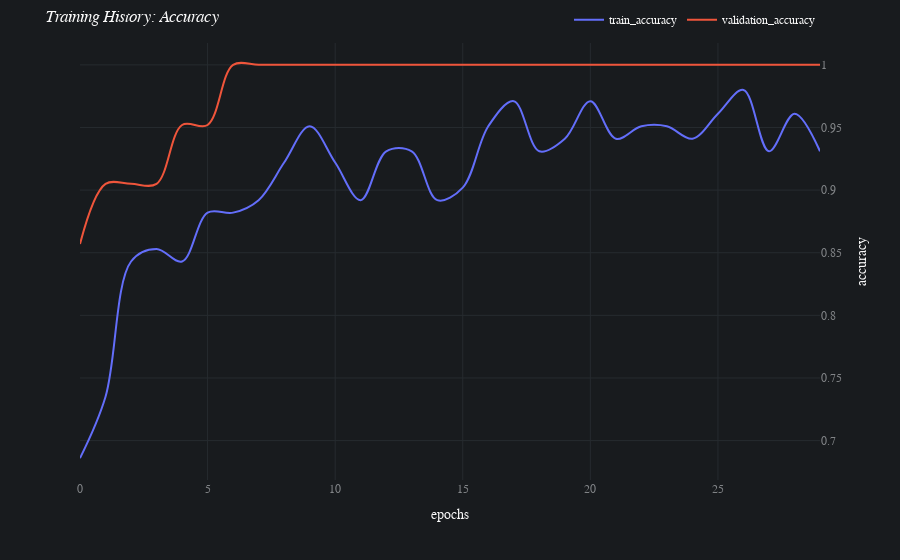
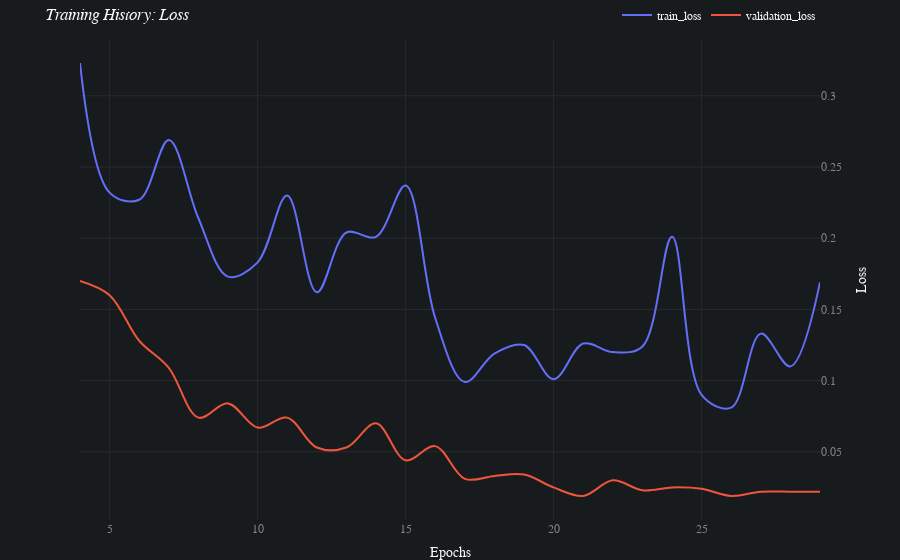

The cell these charts' notebook holds for them, in order:
### Markdown cell above
Loss values in the first few epochs can often be extremely high before they plummet and become more gradual. This really stretches out the graph and makes it hard to see if the evaluation set is diverging or not. The `loss_skip_15pct:bool` parameter skips displaying the first 15% of epochs so that figure is more useful.

### Code cell
batch_multiclass.jobs[0].results[0].plot_learning_curve(loss_skip_15pct=True)

### Figure 1 — Plotly figure (JSON) as saved in the notebook; plotly's stock layout.template omitted (floating-point values rounded to 4 significant figures)
{"data": [{"hovertemplate": "variable=train_accuracy<br>index=%{x}<br>value=%{y}<extra></extra>", "legendgroup": "train_accuracy", "line": {"color": "#636efa", "dash": "solid", "shape": "spline"}, "mode": "lines", "name": "train_accuracy", "orientation": "v", "showlegend": true, "type": "scatter", "x": [0, 1, 2, 3, 4, 5, 6, 7, 8, 9, 10, 11, 12, 13, 14, 15, 16, 17, 18, 19, 20, 21, 22, 23, 24, 25, 26, 27, 28, 29], "xaxis": "x", "y": [0.686, 0.735, 0.843, 0.853, 0.843, 0.882, 0.882, 0.892, 0.922, 0.951, 0.922, 0.892, 0.931, 0.931, 0.892, 0.902, 0.951, 0.971, 0.931, 0.941, 0.971, 0.941, 0.951, 0.951, 0.941, 0.961, 0.98, 0.931, 0.961, 0.931], "yaxis": "y"}, {"hovertemplate": "variable=validation_accuracy<br>index=%{x}<br>value=%{y}<extra></extra>", "legendgroup": "validation_accuracy", "line": {"color": "#EF553B", "dash": "solid", "shape": "spline"}, "mode": "lines", "name": "validation_accuracy", "orientation": "v", "showlegend": true, "type": "scatter", "x": [0, 1, 2, 3, 4, 5, 6, 7, 8, 9, 10, 11, 12, 13, 14, 15, 16, 17, 18, 19, 20, 21, 22, 23, 24, 25, 26, 27, 28, 29], "xaxis": "x", "y": [0.857, 0.905, 0.905, 0.905, 0.952, 0.952, 1, 1, 1, 1, 1, 1, 1, 1, 1, 1, 1, 1, 1, 1, 1, 1, 1, 1, 1, 1, 1, 1, 1, 1], "yaxis": "y"}], "layout": {"autosize": true, "font": {"color": "#FAFAFA", "family": "Avenir"}, "hoverlabel": {"bgcolor": "#0F0F0F", "font": {"family": "Avenir", "size": 15}}, "legend": {"orientation": "h", "title": {}, "tracegroupgap": 0, "x": 1, "xanchor": "right", "y": 1.02, "yanchor": "bottom"}, "margin": {"t": 5}, "paper_bgcolor": "#181B1E", "plot_bgcolor": "#181B1E", "title": {"text": "<i>Training History: Accuracy</i>"}, "xaxis": {"anchor": "y", "autorange": true, "domain": [0, 1], "gridcolor": "#262B2F", "range": [0, 29], "tickfont": {"color": "#818487"}, "title": {"text": "epochs"}, "type": "linear", "zeroline": false}, "yaxis": {"anchor": "x", "autorange": true, "domain": [0, 1], "dtick": 0.05, "gridcolor": "#262B2F", "range": [0.6686, 1.017], "side": "right", "tick0": 0, "tickfont": {"color": "#818487"}, "tickmode": "linear", "title": {"text": "accuracy"}, "type": "linear", "zeroline": false}}}

### Figure 2 — Plotly figure (JSON) as saved in the notebook; plotly's stock layout.template omitted (floating-point values rounded to 4 significant figures)
{"data": [{"hovertemplate": "variable=train_loss<br>index=%{x}<br>value=%{y}<extra></extra>", "legendgroup": "train_loss", "line": {"color": "#636efa", "dash": "solid", "shape": "spline"}, "mode": "lines", "name": "train_loss", "orientation": "v", "showlegend": true, "type": "scatter", "x": [4, 5, 6, 7, 8, 9, 10, 11, 12, 13, 14, 15, 16, 17, 18, 19, 20, 21, 22, 23, 24, 25, 26, 27, 28, 29], "xaxis": "x", "y": [0.323, 0.232, 0.227, 0.269, 0.214, 0.173, 0.183, 0.23, 0.162, 0.204, 0.201, 0.237, 0.144, 0.099, 0.119, 0.125, 0.101, 0.126, 0.12, 0.124, 0.201, 0.09, 0.081, 0.133, 0.11, 0.169], "yaxis": "y"}, {"hovertemplate": "variable=validation_loss<br>index=%{x}<br>value=%{y}<extra></extra>", "legendgroup": "validation_loss", "line": {"color": "#EF553B", "dash": "solid", "shape": "spline"}, "mode": "lines", "name": "validation_loss", "orientation": "v", "showlegend": true, "type": "scatter", "x": [4, 5, 6, 7, 8, 9, 10, 11, 12, 13, 14, 15, 16, 17, 18, 19, 20, 21, 22, 23, 24, 25, 26, 27, 28, 29], "xaxis": "x", "y": [0.17, 0.16, 0.128, 0.109, 0.074, 0.084, 0.067, 0.074, 0.053, 0.053, 0.07, 0.044, 0.054, 0.031, 0.033, 0.034, 0.025, 0.019, 0.03, 0.023, 0.025, 0.024, 0.019, 0.022, 0.022, 0.022], "yaxis": "y"}], "layout": {"autosize": true, "font": {"color": "#FAFAFA", "family": "Avenir"}, "hoverlabel": {"bgcolor": "#0F0F0F", "font": {"family": "Avenir", "size": 15}}, "legend": {"orientation": "h", "title": {}, "tracegroupgap": 0, "x": 1, "xanchor": "right", "y": 1.02, "yanchor": "bottom"}, "margin": {"b": 0, "t": 5}, "paper_bgcolor": "#181B1E", "plot_bgcolor": "#181B1E", "title": {"text": "<i>Training History: Loss</i>"}, "xaxis": {"anchor": "y", "autorange": true, "domain": [0, 1], "gridcolor": "#262B2F", "range": [4, 29], "tickfont": {"color": "#818487"}, "title": {"text": "Epochs"}, "type": "linear", "zeroline": false}, "yaxis": {"anchor": "x", "autorange": true, "domain": [0, 1], "gridcolor": "#262B2F", "nticks": 9, "range": [0.002111, 0.3399], "side": "right", "tick0": -1, "tickfont": {"color": "#818487"}, "tickmode": "auto", "title": {"text": "Loss"}, "type": "linear", "zeroline": false}}}
